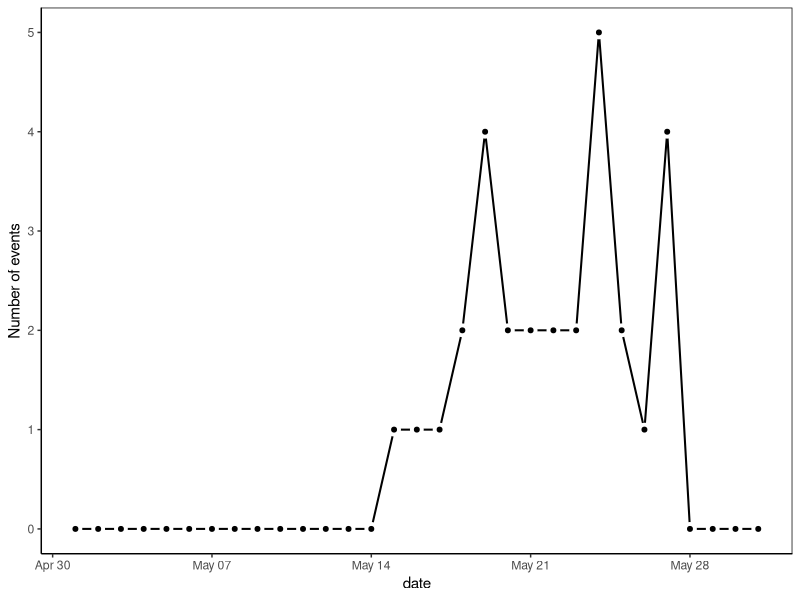
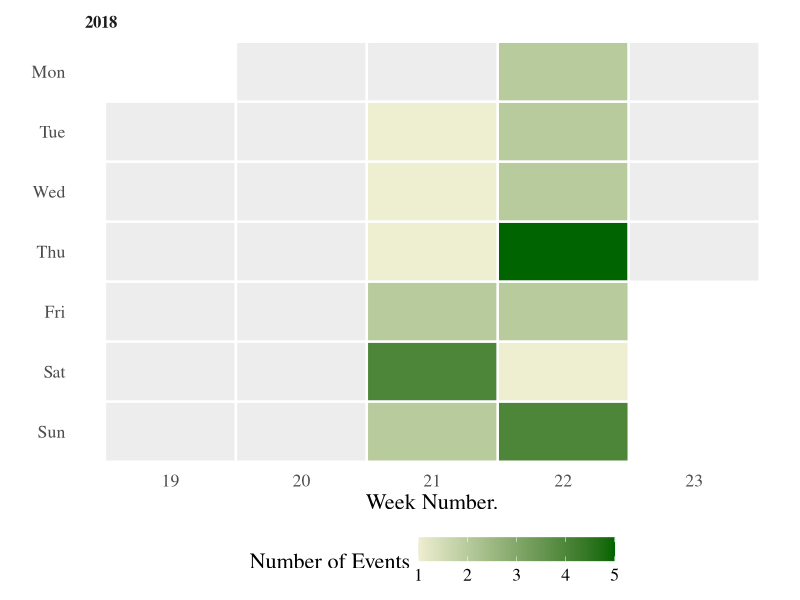
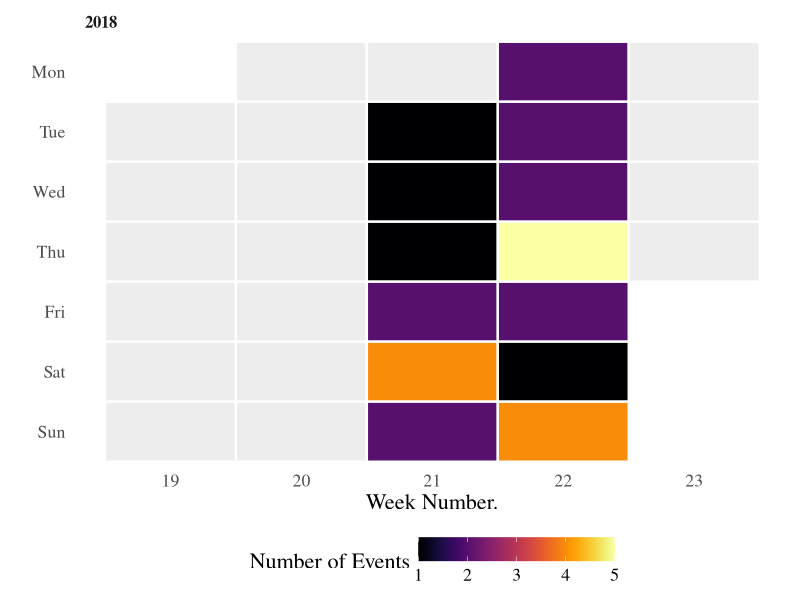
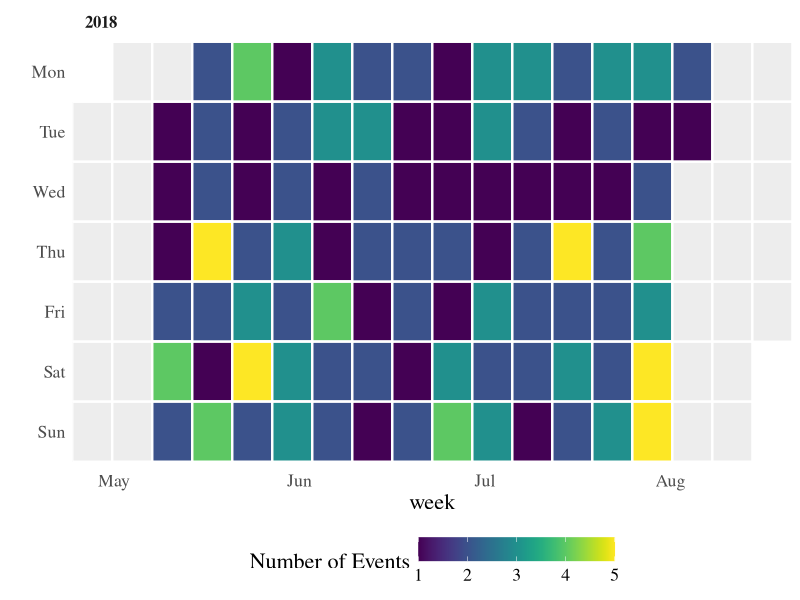

Recreate these plots in R, in order.
## ---- chunk 1

library(ggplot2)
library(dplyr)
library(lubridate)
library(viridis)  # Color palette
library(ggthemes) # theme tufte


## ---- chunk 2

# choose dates
start_date <- ymd("2018-05-01")
end_date <- ymd("2018-05-31")

d <- data_frame(
    date = seq(start_date, end_date, by = "days"),
    month = month(date),
    year = format(date, "%Y"),
    week = as.integer(format(date, "%W")) + 1,  # Week starts at 1
    day = factor(weekdays(date, T), 
                 levels = rev(c("Mon", "Tue", "Wed", "Thu",
                                "Fri", "Sat", "Sun"))))


## ---- chunk 3

head(d)

## ---- chunk 4

df <- structure(list(date = structure(c(17666, 17667, 17668, 17669, 
17670, 17671, 17672, 17673, 17674, 17675, 17676, 17677, 17678
), class = "Date"), n = c(1L, 1L, 1L, 2L, 4L, 2L, 2L, 2L, 2L, 
5L, 2L, 1L, 4L)), .Names = c("date", "n"), class = c("tbl_df", 
"tbl", "data.frame"), row.names = c(NA, -13L))

## ---- chunk 5

df

## ---- chunk 6

df_plot <- d %>% left_join(df, by = "date") 

df_plot %>%
  mutate(n=ifelse(is.na(n), 0, n)) %>% ## Fill the NAs with zeros
  ggplot(aes(date, n)) +
  geom_line(lwd=0.7)+
  geom_point(size=2, shape=21, fill="black", colour="white", stroke=2)+
    theme_classic() +
  theme(panel.background = element_rect(colour = "black"))+
  ylab("Number of events")

## ---- chunk 7

calendar_plot <- function(data, color.scale = "viridis",
                          viridis.pal = "D", dir = 1){
    
    p <- ggplot(data, aes(x = week, y = day, fill = n)) +
                geom_tile(color = "white", size = 0.8) +
        facet_wrap("year", ncol = 1) +
        theme_tufte() +
        theme(axis.ticks = element_blank(),
              legend.position = "bottom",
              legend.key.width = unit(1, "cm"),
              strip.text = element_text(hjust = 0.01,
                                        face = "bold", size = 12),
              text = element_text(size=16)) + 
      ylab("")
    
    
    
    # Let's add more than one possible pallete. Default keeps being viridis
    # Add case switch? or add 'none' for user to define their own ?
    
   if(color.scale=="viridis"){
  
     
    p <- p + scale_fill_viridis(name="Number of Events", 
                           option = viridis.pal,  # Variable color palette
                           direction = dir,  # Variable color direction
                           na.value = "grey93",
                           limits = c(1, max(data$n)))
  
   } else if(color.scale == 'greens') {
     
      p <- p + scale_fill_gradient(name="Number of Events",
                                   low="lightyellow2", high="darkgreen", 
                                   na.value = "grey93")
   } else{
     
     error("Accepted color.scale are 'viridis' and 'greens'")
     
   }

    
    ## x axis control of labels
    
    
    num_months <- length(unique(data$month))
    
    if(num_months > 1){
      
      p <- p + scale_x_continuous(
            expand = c(0, 0),
            breaks = seq(1, 52, length = 12),
            labels = c("Jan", "Feb", "Mar", "Apr", "May", "Jun",
                       "Jul", "Aug", "Sep", "Oct", "Nov", "Dec"))

    } else {
      
      # do nothing
      
      p <- p + xlab("Week Number.")
      
    }
        
      
    
    print(p)
}


## ---- chunk 8

calendar_plot(df_plot, 'greens')

calendar_plot(df_plot, viridis.pal = "B")

## ---- chunk 9

df <- read.csv(file = 'data_for_posts/2018-05-27_longer_data.csv', stringsAsFactors = FALSE)

df$date <- ymd(df$date)

# choose dates
start_date <- ymd("2018-05-01")
end_date <- ymd("2018-08-31")

d <- data_frame(
    date = seq(start_date, end_date, by = "days"),
    month = month(date),
    year = format(date, "%Y"),
    week = as.integer(format(date, "%W")) + 1,  # Week starts at 1
    day = factor(weekdays(date, T), 
                 levels = rev(c("Mon", "Tue", "Wed", "Thu",
                                "Fri", "Sat", "Sun"))))

df_plot <- d %>% left_join(df, by = "date") 


## ---- chunk 10

calendar_plot(df_plot)

